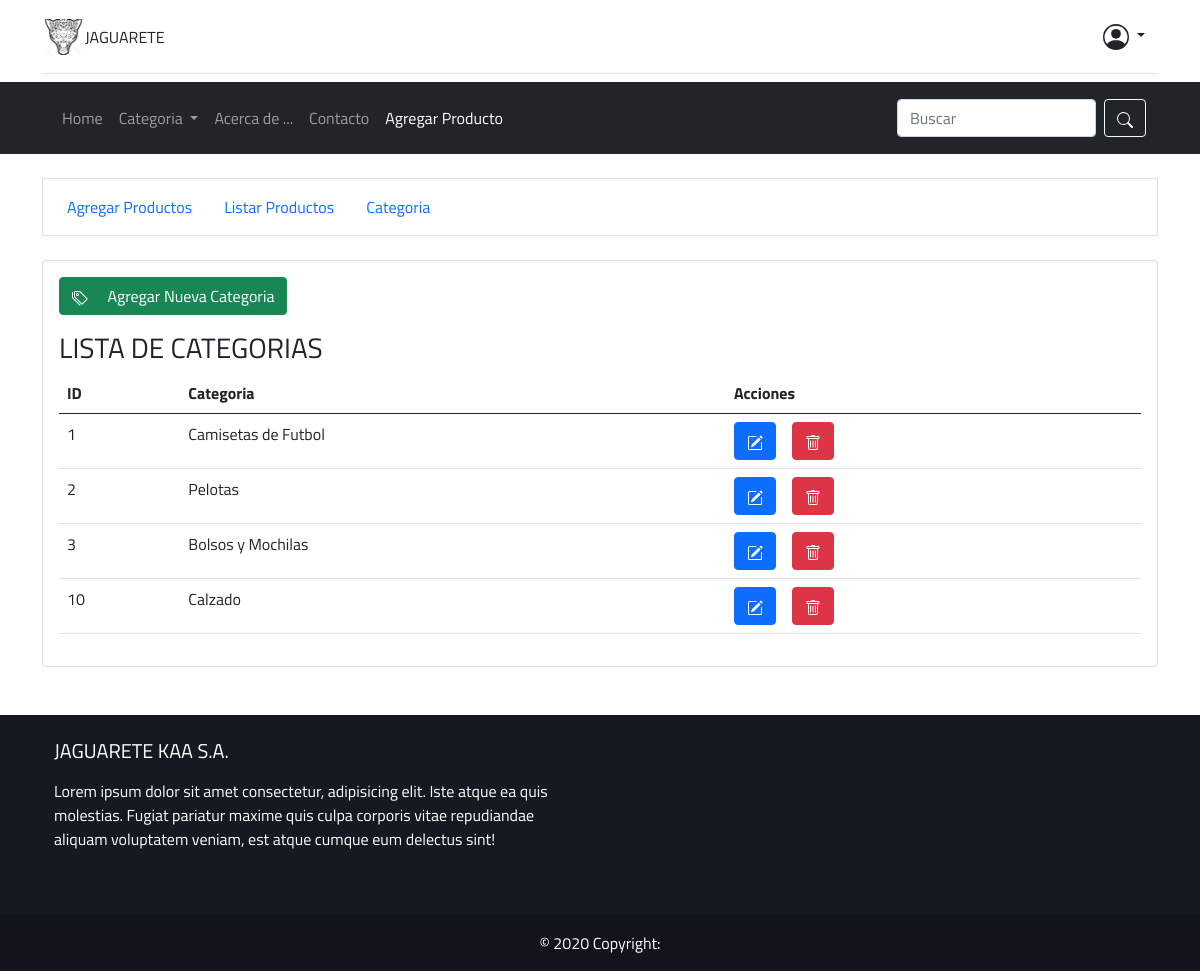
The app's page /categoria/lista-categoria/ (signed in) with its own data.
### JAGUARETE_KAA_SA/models.py (models this page shows, shortened)
class Categoria(models.Model):
    id = models.AutoField(primary_key=True)
    descripcion = models.CharField(max_length=80)

### JAGUARETE_KAA_SA/views.py (the view, shortened to what this page needs)
# urls.py: path("categoria/lista-categoria/", views.listarCategoria, name="listarCategorias"),
@login_required(login_url="/login/")
@permission_required("polls.add_choice", raise_exception=True)
def listarCategoria(request):
    data = {"categorias": Categoria.objects.all(), "form": CategoriaForm()}
    return render(request, "categorias/alta_lista_categoria.html", data)

### JAGUARETE_KAA_SA/forms.py
class CategoriaForm(forms.ModelForm):
    class Meta:
        model = Categoria
        fields = '__all__'

### JAGUARETE_KAA_SA/context_processors.py (called while the page is built)
def categoriaMenu(request):
    categoriaMenu = Categoria.objects.all()
    return {"categorias": categoriaMenu}

### carro_compras/context_processors.py (called while the page is built)
def importeTotalCarro(request):
    total = 0
    Carro(request)
    if request.user.is_authenticated:
        for key, value in request.session["carro"].items():
            total = total + float(value["precio"])
    return {"importe_total": total}

### JAGUARETE_KAA_SA/templates/categorias/alta_lista_categoria.html (shortened to what this page needs)
{% extends 'layout/layout.html' %}
{% load crispy_forms_tags %}
{% block content %}
{% include 'layout/admin-menu.html' %}
<div class="card mt-4 mx-auto">
    <div class="card-body">
        <button type="button" class="btn btn-success" data-bs-toggle="modal" data-bs-target="#exampleModal">
            Agregar Nueva Categoria
        </button>
        <h3 class="mt-3">LISTA DE CATEGORIAS</h3>
        <table class="table table-hover">
            <thead>
                <tr>
                    <th>ID</th>
                    <th>Categoria</th>
                    <th>Acciones</th>
                </tr>
            </thead>
            <tbody>
                {% for c in categorias %}
                <tr>
                    <td>{{c.id}}</td>
                    <td>{{c.descripcion}}</td>
                    <td class="d-flex">
                        <a href="{%  url 'modificarCategoria' c.id %}">
                            <button type="button" class="btn btn-primary">
                            </button>
                        </a>
                        <a class="ms-3" href="{% url 'borrarCategoria' c.id %}">
                            <button type="button" class="btn btn-danger">
                            </button>
                        </a>
                    </td>
                </tr>
                {% endfor %}
            </tbody>
        </table>
    </div>
</div>
{% endblock %}

### JAGUARETE_KAA_SA/static/css/style.css (style rules this page uses)
* { margin: 0; padding: 0; font-family: 'Titillium Web', sans-serif; }
body { min-height: 100vh; }

### records on screen
Categoria: id "1", descripcion "Camisetas de Futbol"
Categoria: id "2", descripcion "Pelotas"
Categoria: id "3", descripcion "Bolsos y Mochilas"
Categoria: id "10", descripcion "Calzado"
